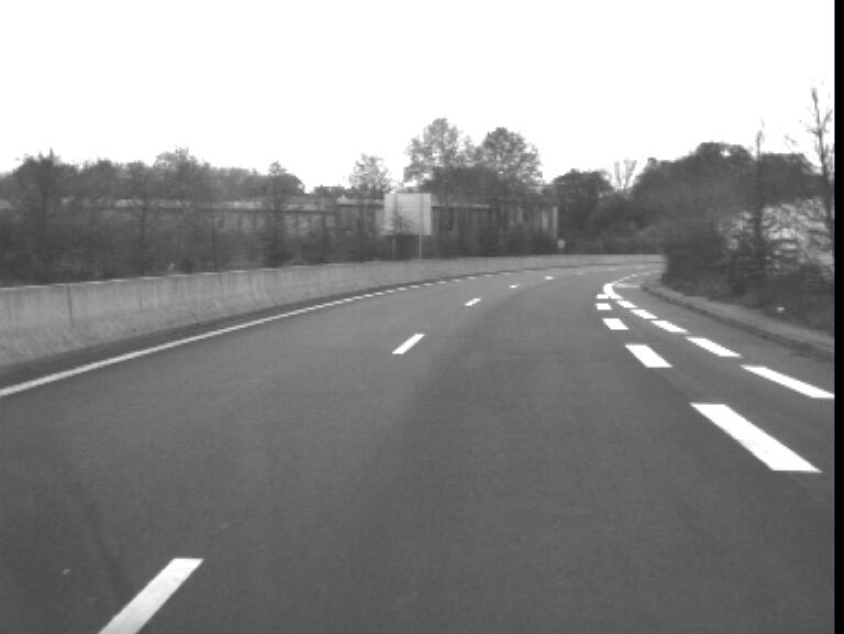
#> input picture images/carreteraGrises.png, 844 x 634 px
$ python hola.py
#> lines starting #> are read from the running program, lines starting #| are printed output that depends on the picture
import cv2 as cv
import numpy as np

#leer la imagen
img= cv.imread("./images/carreteraGrises.png")
#> img is the input picture: shape (634, 844, 3); min 0, max 255, mean 143.2
print(img.shape)
#| (634, 844, 3)
cv.imshow("Imagen Original", img)

#convertir a escala de grises, quitar la capa del color y manejarlo por intensidad
img= cv.cvtColor(img, cv.COLOR_BGR2GRAY)
#> img: shape (634, 844)
print(img.shape)
#| (634, 844)
cv.imshow("Imagen en Escala de Grises", img)

#Imagen binaria
img1=cv.imread("./images/bananaBinario.png")
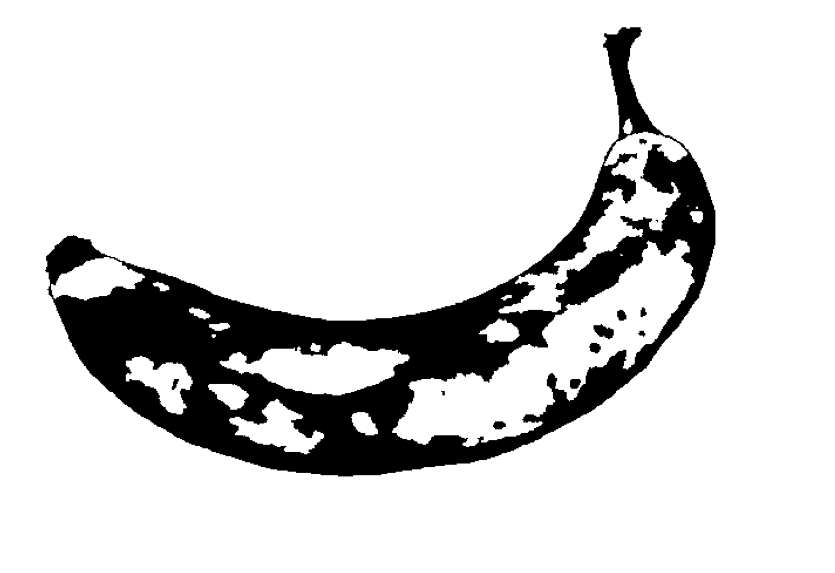
#> input picture images/bananaBinario.png, 835 x 573 px
#> img1 is the input picture: shape (573, 835, 3); min 0, max 255, mean 217.9
print(img1.shape)
#| (573, 835, 3)
cv.imshow("Imagen Binaria Original", img1)
#convertir a escala de grises
img1=cv.cvtColor(img1, cv.COLOR_BGR2GRAY)
#> img1: shape (573, 835)
print(img1.shape)
#| (573, 835)
cv.imshow("Imagen en Escala de Grises", img1)


#leer imagen a color
img2=cv.imread("./images/flowers.jpg")
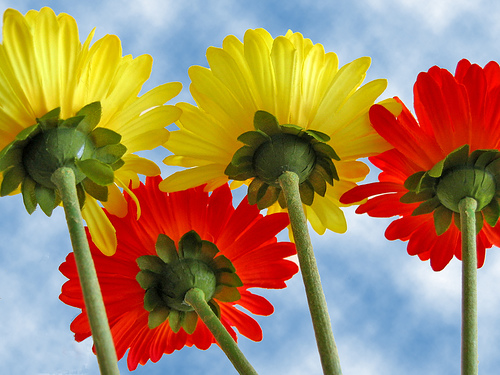
#> input picture images/flowers.jpg, 500 x 375 px
#> img2 is the input picture: shape (375, 500, 3); mean B, G, R 95.4, 134.9, 164.5
print(img2.shape)
#| (375, 500, 3)
cv.imshow("Imagen Original", img2)

#mostrar el contenido de cada capa de color
b, g, r= cv.split(img2)
cv.imshow("Canal Azul", b)
cv.imshow("Canal Verde", g)
cv.imshow("Canal Rojo", r)

#borrando un area de color de img2
img2_borrada=img2.copy()
img2_borrada[:, 100:200, :]=0 #borrando el area de columnas 100 a 200
cv.imshow("Imagen sin Area Especifica", img2_borrada)

#regiones de interes
imgROI= img2[100:300, 200:400]
#imgROI= img2[150:300, 20:210]

cv.imshow("Region de Interes", imgROI)

#redimensionar imagen
img_resized= cv.resize(img2,(500,500))
print(img_resized.shape)
#| (500, 500, 3)
cv.imshow("Imagen Redimensionada", img_resized)

#rotaciones de imagenes
img_rotated= cv.rotate(img1, cv.ROTATE_90_COUNTERCLOCKWISE)
cv.imshow("Imagen rotada", img_rotated)
print(img_rotated.shape)
#| (835, 573)

#rotacion por angulos para cualquier angulo
M=cv.getRotationMatrix2D((img1.shape[1]//2, img1.shape[0]//2), 45, 1) #matriz de rotacion
img_rotated2= cv.warpAffine(img1, M, (img1.shape[1], img1.shape[0]))
cv.imshow("Imagen rotada 2", img_rotated2)
print(img_rotated2.shape)
#| (573, 835)


#traslasiones
rows, cols= img2.shape[:2]
#> rows = 375; cols = 500
M= cv.getRotationMatrix2D((cols/2, rows/2), 0, 1) #matriz de traslacion
#> M = [[1, 0, 0], [0, 1, 0]]
M[0,2]=100 #traslacion en x
M[1,2]=50  #traslacion en y
img_traslada= cv.warpAffine(img2, M, (cols, rows))
cv.imshow("Imagen Trasladada", img_traslada)
print(img_traslada.shape)
#| (375, 500, 3)


#negativo de imagen
img3=cv.imread("./images/EchoCardiogram.png")
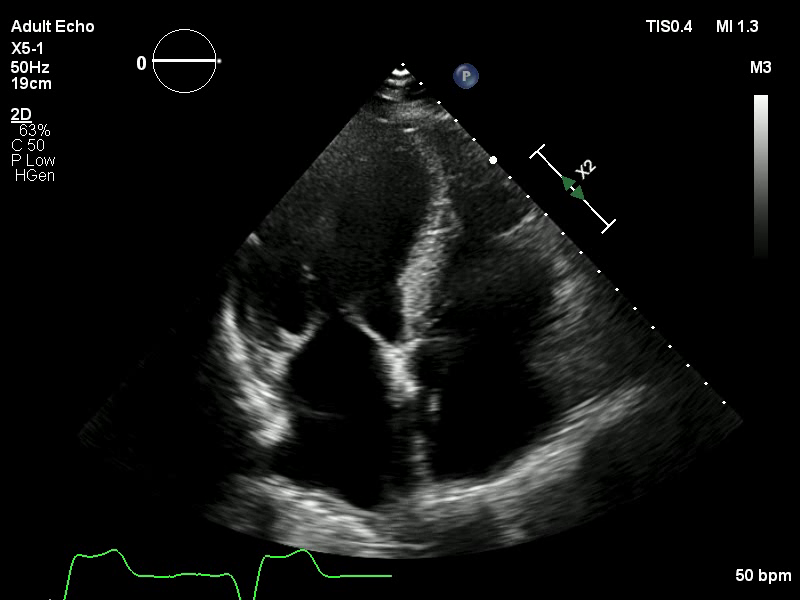
#> input picture images/EchoCardiogram.png, 800 x 600 px
#> img3 is the input picture: shape (600, 800, 3); mean B, G, R 15.4, 16.4, 15.6
print(img3.shape)
#| (600, 800, 3)
cv.imshow("Imagen Original", img3)
img_negativo= 255-img3
cv.imshow("Imagen Negativa", img_negativo)
print(img_negativo.shape)
#| (600, 800, 3)

#negativo de una imagen a color
img_negativo_color= cv.bitwise_not(img2)
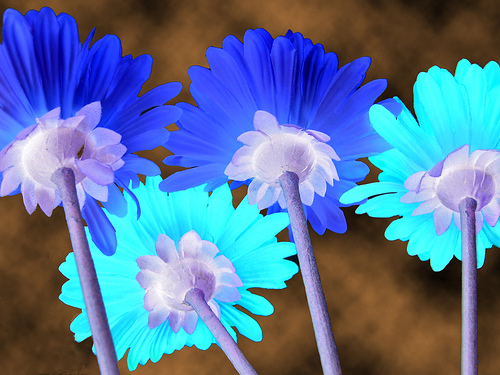
#> img_negativo_color: shape (375, 500, 3); mean B, G, R 159.6, 120.1, 90.5
cv.imshow("Imagen Negativa a Color", img_negativo_color)
print(img_negativo_color.shape)
#| (375, 500, 3)

#gamma correction
img4=cv.imread("./images/Image100.png")
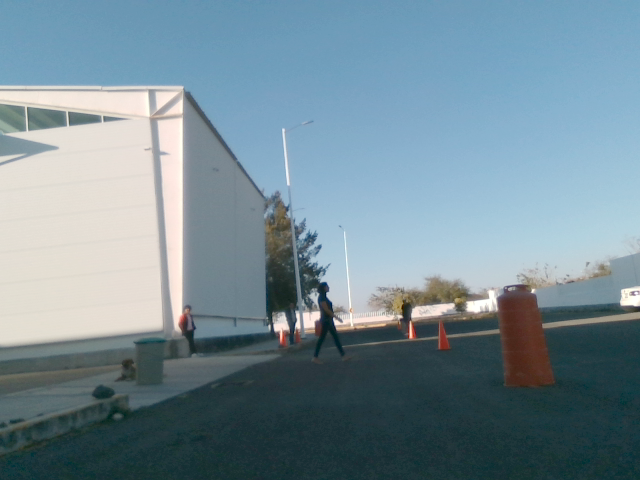
#> input picture images/Image100.png, 640 x 480 px
#> img4 is the input picture: shape (480, 640, 3); mean B, G, R 150.3, 139.8, 117.3
print(img4.shape)
#| (480, 640, 3)
cv.imshow("Imagen Original", img4)
def gamma_correction(image, gamma):
#> called with gamma = 2.2
    invGamma= 1/gamma
    table= [((i/255.0) ** invGamma) * 255 for i in range(256)]
    table= np.array(table, np.uint8)
    return cv.LUT(image, table)
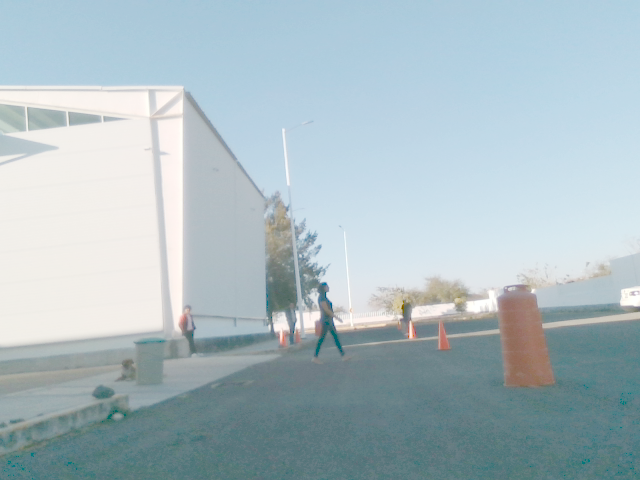
#> returned value: shape (480, 640, 3); mean of channels 0, 1, 2 194, 187.8, 170.2; drawn as B, G, R
img_gamma_corrected= gamma_correction(img4, 2.2)
cv.imshow("Imagen con Correccion Gamma", img_gamma_corrected)
print(img_gamma_corrected.shape)
#| (480, 640, 3)

#histograma de una imagen
histogram= cv.calcHist([img4], [0], None, [256], [0,256])
#> histogram = 256 values, max 11792 at index 54, min 0 at index 1, mean 1200
import matplotlib.pyplot as plt
plt.figure(1)
plt.plot(histogram)
plt.show()
#> figure, not shown here; curve peaks at x = 54, y = 11792

#histograma a color
colors= ('b','g','r')
for i, color in enumerate(colors):
    histogram= cv.calcHist([img4], [i], None, [256], [0,256])
    plt.plot(histogram, color=color)
    plt.xlim([0,256])
plt.show()
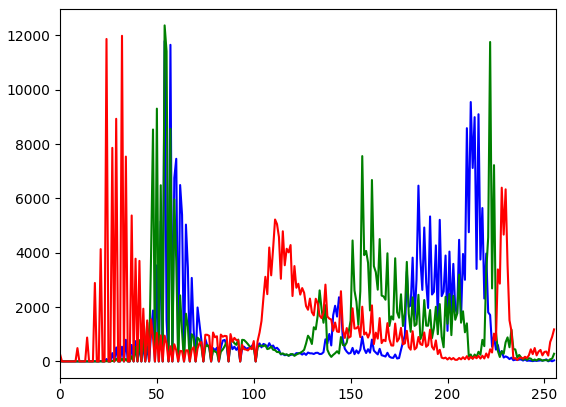
#> figure drawn by matplotlib, 1 panel; curve peaks at x = 54, y = 11792; curve peaks at x = 54, y = 12368; curve peaks at x = 32, y = 11985


cv.waitKey(0)
cv.destroyAllWindows()
